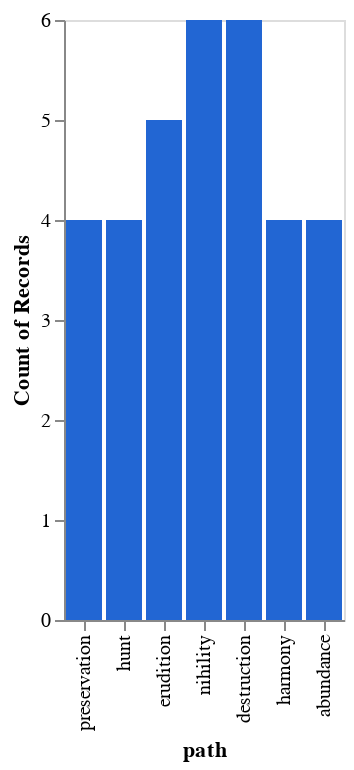

This figure's notebook cell:
### Code cell
(lambda: DeepnoteChart(columnSelected, """{"layer":[{"layer":[{"mark":{"clip":true,"type":"bar","color":"#2266D3","tooltip":true},"encoding":{"x":{"axis":{"grid":false},"sort":null,"type":"nominal","field":"path","scale":{"type":"linear"}},"y":{"axis":{"grid":false},"sort":null,"type":"quantitative","field":"character","scale":{"type":"linear"},"format":{"type":"default","decimals":null},"aggregate":"count","formatType":"numberFormatFromNumberType"}}}]}],"title":"","config":{"legend":{}},"$schema":"https://vega.github.io/schema/vega-lite/v5.json","encoding":{},"usermeta":{"tooltipDefaultMode":true}}""") if 'DeepnoteChart' in globals() else _dntk.DeepnoteChart(columnSelected, """{"layer":[{"layer":[{"mark":{"clip":true,"type":"bar","color":"#2266D3","tooltip":true},"encoding":{"x":{"axis":{"grid":false},"sort":null,"type":"nominal","field":"path","scale":{"type":"linear"}},"y":{"axis":{"grid":false},"sort":null,"type":"quantitative","field":"character","scale":{"type":"linear"},"format":{"type":"default","decimals":null},"aggregate":"count","formatType":"numberFormatFromNumberType"}}}]}],"title":"","config":{"legend":{}},"$schema":"https://vega.github.io/schema/vega-lite/v5.json","encoding":{},"usermeta":{"tooltipDefaultMode":true}}"""))()

### Figure 1 — Vega-Lite specification as saved in the notebook (floating-point values rounded to 4 significant figures)
{"$schema": "https://vega.github.io/schema/vega-lite/v5.json", "encoding": {}, "layer": [{"layer": [{"mark": {"type": "bar", "tooltip": true, "color": "#2266D3", "clip": true}, "encoding": {"x": {"field": "path", "type": "nominal", "sort": null, "axis": {"grid": false}, "scale": {"type": "linear"}}, "y": {"field": "character", "type": "quantitative", "aggregate": "count", "sort": null, "axis": {"grid": false}, "scale": {"type": "linear"}, "formatType": "numberFormatFromNumberType", "format": {"type": "default", "decimals": null}}}}]}], "title": "", "config": {"legend": {}}, "usermeta": {"tooltipDefaultMode": true}, "data": {"values": [{"character": "march_7th", "rarity": 4, "path": "preservation"}, {"character": "dan_heng", "rarity": 4, "path": "hunt"}, {"character": "himeko", "rarity": 5, "path": "erudition"}, {"character": "welt", "rarity": 5, "path": "nihility"}, {"character": "kafka", "rarity": 5, "path": "nihility"}, {"character": "silver_wolf", "rarity": 5, "path": "nihility"}, {"character": "arlan", "rarity": 4, "path": "destruction"}, {"character": "asta", "rarity": 4, "path": "harmony"}, {"character": "herta", "rarity": 4, "path": "erudition"}, {"character": "bronya", "rarity": 5, "path": "harmony"}, {"character": "seele", "rarity": 5, "path": "hunt"}, {"character": "serval", "rarity": 4, "path": "erudition"}, {"character": "gepard", "rarity": 5, "path": "preservation"}, {"character": "natasha", "rarity": 4, "path": "abundance"}, {"character": "pela", "rarity": 4, "path": "nihility"}, {"character": "clara", "rarity": 5, "path": "destruction"}, {"character": "sampo", "rarity": 4, "path": "nihility"}, {"character": "hook", "rarity": 4, "path": "destruction"}, {"character": "luka", "rarity": 4, "path": "nihility"}, {"character": "qingque", "rarity": 4, "path": "erudition"}, {"character": "tingyun", "rarity": 4, "path": "harmony"}, {"character": "luocha", "rarity": 5, "path": "abundance"}, {"character": "jing_yuan", "rarity": 5, "path": "erudition"}, {"character": "blade", "rarity": 5, "path": "destruction"}, {"character": "sushang", "rarity": 4, "path": "hunt"}, {"character": "yukong", "rarity": 4, "path": "harmony"}, {"character": "yanqing", "rarity": 5, "path": "hunt"}, {"character": "bailu", "rarity": 5, "path": "abundance"}, {"character": "trailblazer_0", "rarity": 5, "path": "destruction"}, {"character": "trailblazer_1", "rarity": 5, "path": "preservation"}, {"character": "dan_heng_IL", "rarity": 5, "path": "destruction"}, {"character": "lynx", "rarity": 4, "path": "abundance"}, {"character": "fu_xuan", "rarity": 5, "path": "preservation"}]}}
